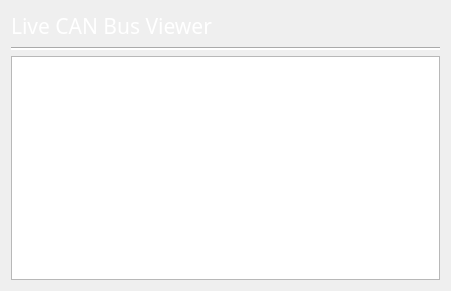
     <widget class="QWidget" name="verticalLayoutWidget">
      <property name="geometry">
       <rect>
        <x>340</x>
        <y>150</y>
        <width>451</width>
        <height>291</height>
       </rect>
      </property>
      <layout class="QVBoxLayout" name="verticalLayout">
       <item>
        <widget class="QLabel" name="label_4">
         <property name="font">
          <font>
           <family>Bahnschrift SemiCondensed</family>
           <pointsize>16</pointsize>
           <weight>50</weight>
           <bold>false</bold>
           <underline>false</underline>
          </font>
         </property>
         <property name="styleSheet">
          <string notr="true">color: rgb(255, 255, 255);</string>
         </property>
         <property name="text">
          <string>Live CAN Bus Viewer</string>
         </property>
        </widget>
       </item>
       <item>
        <widget class="Line" name="line_2">
         <property name="styleSheet">
          <string notr="true">color: rgb(255, 255, 255);
background-color: rgb(255, 255, 255);</string>
         </property>
         <property name="orientation">
          <enum>Qt::Horizontal</enum>
         </property>
        </widget>
       </item>
       <item>
        <widget class="QTextEdit" name="Rmessages">
         <property name="font">
          <font>
           <family>Bahnschrift SemiCondensed</family>
           <pointsize>16</pointsize>
          </font>
         </property>
         <property name="styleSheet">
          <string notr="true">color: rgb(255, 255, 255);</string>
         </property>
         <property name="readOnly">
          <bool>true</bool>
         </property>
        </widget>
       </item>
      </layout>
     </widget>
